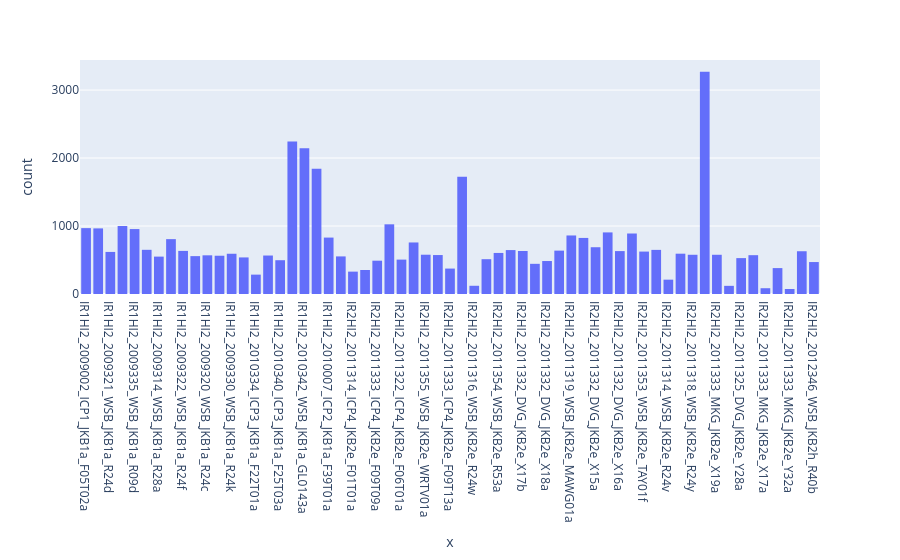

Source (notebook cell):
### Markdown cell above
# Find the right trajectory

### Code cell
# Subset for the coordinates we are interested in (by longitude)
# 30 seconds are 0.5?!
utig_byrd_subset = utig_byrd[utig_byrd["longitude (degree_east)"] >= 161.5][utig_byrd["longitude (degree_east)"] <= 162]

# plot histo of number of data points as we want flightlines roughly parallel to longitude lines so that it cross-sects the Byrd glacier
fig = px.histogram(x = utig_byrd_subset["trajectory_id"])
fig.show()

### Figure 1 — Plotly figure (JSON) as saved in the notebook; plotly's stock layout.template omitted (floating-point values rounded to 4 significant figures; data arrays with more than 128 entries replaced by an {"elided": "..."} marker saying what was removed)
{"data": [{"alignmentgroup": "True", "bingroup": "x", "hovertemplate": "x=%{x}<br>count=%{y}<extra></extra>", "legendgroup": "", "marker": {"color": "#636efa", "pattern": {"shape": ""}}, "name": "", "offsetgroup": "", "orientation": "v", "showlegend": false, "type": "histogram", "x": {"elided": "43880 str values"}, "xaxis": "x", "yaxis": "y"}], "layout": {"barmode": "relative", "legend": {"tracegroupgap": 0}, "margin": {"t": 60}, "xaxis": {"anchor": "y", "domain": [0, 1], "title": {"text": "x"}}, "yaxis": {"anchor": "x", "domain": [0, 1], "title": {"text": "count"}}}}
